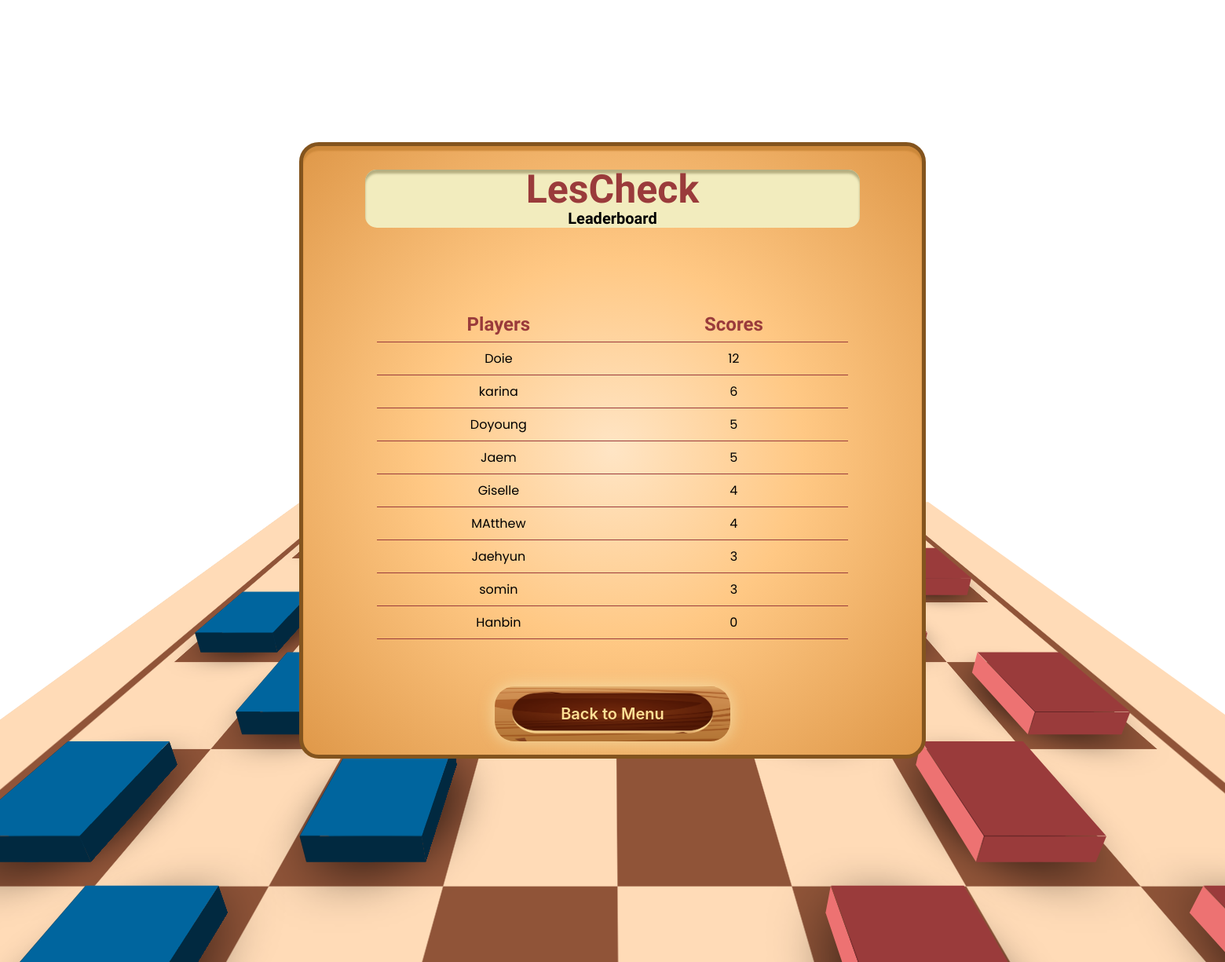
The page /leaderboard.php on the database its author committed.
### tables this page shows
CREATE TABLE `players` (
  `player_id` int(11) NOT NULL,
  `username` varchar(255) DEFAULT NULL,
  `score` int(11) DEFAULT NULL
);

### includes/database.php (called while the page is built)
<?php
class Database {
    public function connect() {
        try {
            $dbusername = "root";
            $dbpassword = "";
            $db = new PDO('mysql:host=localhost;dbname=scoreboard', $dbusername, $dbpassword);
            $db->setAttribute(PDO::ATTR_ERRMODE, PDO::ERRMODE_EXCEPTION);
            return $db;
        }
        catch (PDOException $e) {
            print "Error: " . $e->getMessage() . "<br>";
            die();
        }
    }
}

### leaderboard.php (the view, shortened to what this page needs)
<!DOCTYPE html>
<html lang="en">
<head>
    <link rel="stylesheet" href="./styles/leaderboard.css">
</head>
<body>
    <div class="main-container box">
        <div class="title-container">
            <h1 class="instr-title">LesCheck</h1>
            <h4 class="sub-title">Leaderboard</h4>
        </div>
        <table>
            <thead>
                <tr>
                    <th>Players</th>
                    <th>Scores</th>
                </tr>
            </thead>
            <tbody>
                <?php
                    include './includes/database.php';
                    $dbase = new Database();
                    $stmt = $dbase->connect()->prepare('SELECT * FROM players ORDER BY score DESC;');
                    $stmt->execute();
                    while($row = $stmt->fetch(PDO::FETCH_ASSOC)) { ?>
                        <tr>
                            <td><?php echo $row["username"]; ?></td>
                            <td><?php echo $row["score"]; ?></td>
                        </tr>
                    <?php }
                ?>
            </tbody>
        </table>
        <div class="button-container">
            <a href="./home.php"><button class="button">Back to Menu</button></a>
        </div>
    </div>
    <DIV class="spinning">
        <DIV class="object3d chess-defaults">
            <div class="reusable-rect main-stage">
                <div class="sides side1"></div>
                <div class="sides side2"></div>
                <div class="main-elements">
                    <DIV class="board">
                        <div class="piece PAWN" style="--v:5;--h:1;">
                            <div class="reusable-rect piece-base"> <div class="sides side1"></div> <div class="sides side2"></div> </div>
                        </div>
                        <div class="piece PAWN" style="--v:5;--h:3;">
                            <div class="reusable-rect piece-base"> <div class="sides side1"></div> <div class="sides side2"></div> </div>
                        </div>
                        <div class="piece PAWN" style="--v:5;--h:5;">
                            <div class="reusable-rect piece-base"> <div class="sides side1"></div> <div class="sides side2"></div> </div>
                        </div>
                        <div class="piece PAWN" style="--v:6;--h:0;">
                            <div class="reusable-rect piece-base"> <div class="sides side1"></div> <div class="sides side2"></div> </div>
                        </div>
                        <div class="piece PAWN" style="--v:6;--h:2;">
                            <div class="reusable-rect piece-base"> <div class="sides side1"></div> <div class="sides side2"></div> </div>
                        </div>
                        <div class="piece PAWN" style="--v:6;--h:4;">
                            <div class="reusable-rect piece-base"> <div class="sides side1"></div> <div class="sides side2"></div> </div>
                        </div>
                        <div class="piece PAWN" style="--v:7;--h:1;">
                            <div class="reusable-rect piece-base"> <div class="sides side1"></div> <div class="sides side2"></div> </div>
                        </div>
                        <div class="piece PAWN" style="--v:7;--h:3;">
                            <div class="reusable-rect piece-base"> <div class="sides side1"></div> <div class="sides side2"></div> </div>
                        </div>
                        <div class="piece PAWN" style="--v:7;--h:5;">
                            <div class="reusable-rect piece-base"> <div class="sides side1"></div> <div class="sides side2"></div> </div>
                        </div>
                        <div class="piece BLUE PAWN" style="--v:0;--h:0;">
                            <div class="reusable-rect piece-base"> <div class="sides side1"></div> <div class="sides side2"></div> </div>
                        </div>
                        <div class="piece BLUE PAWN" style="--v:0;--h:2;">
                            <div class="reusable-rect piece-base"> <div class="sides side1"></div> <div class="sides side2"></div> </div>
                        </div>
                        <div class="piece BLUE PAWN" style="--v:0;--h:4;">
                            <div class="reusable-rect piece-base"> <div class="sides side1"></div> <div class="sides side2"></div> </div>
                        </div>
                        <div class="piece BLUE PAWN" style="--v:1;--h:1;">
                            <div class="reusable-rect piece-base"> <div class="sides side1"></div> <div class="sides side2"></div> </div>
                        </div>
                        <div class="piece BLUE PAWN" style="--v:1;--h:3;">
                            <div class="reusable-rect piece-base"> <div class="sides side1"></div> <div class="sides side2"></div> </div>
                        </div>
                        <div class="piece BLUE PAWN" style="--v:1;--h:5;">
                            <div class="reusable-rect piece-base"> <div class="sides side1"></div> <div class="sides side2"></div> </div>
                        </div>
                        <div class="piece BLUE PAWN" style="--v:2;--h:0;">
                            <div class="reusable-rect piece-base"> <div class="sides side1"></div> <div class="sides side2"></div> </div>
                        </div>
                        <div class="piece BLUE PAWN" style="--v:2;--h:2;">
                            <div class="reusable-rect piece-base"> <div class="sides side1"></div> <div class="sides side2"></div> </div>
                        </div>
                        <div class="piece BLUE PAWN" style="--v:2;--h:4;">
                            <div class="reusable-rect piece-base"> <div class="sides side1"></div> <div class="sides side2"></div> </div>
                        </div>
                    </DIV>
                </div>
            </div>
        </DIV>
    </DIV>
    <div class="circles">
    </div>
</body>
</html>

### styles/leaderboard.css (style rules this page uses)
.button { background-color: transparent; background-image: url('../images/PNG/button-border.png'); background-size: cover; background-position: center; border: none; border-radius: 25px; height: 3.5em; width: 300px; color: var(--light-color); margin: 20px; }
table { font-family: 'Poppins', sans-serif; border-collapse: collapse; width: 80%; margin: 40px auto; }
th { font-family: 'Bowlby One SC', sans-serif; font-size: 1.5em; color: #9A3B3B; }
th, td { padding: 8px; text-align: center; border-bottom: 1px solid #9A3B3B; }

### styles/instruction.css (style rules this page uses)
body { font-family: 'Londrina Solid', sans-serif; font-weight: 400; background-image: url("https://r4.wallpaperflare.com/wallpaper/760/955/638/artwork-landscape-sky-mountains-wallpaper-78664db880d01c78404c214e28e2847a.jpg"); background-size: cover; background-position: center; background-repeat: no-repeat; width: 100vw; height: 100vh; margin: 0; padding: 0; display: flex; align-items: center; justify-content: center; overflow: hidden; position: relative; animation: transitionIn 1.5s; }
.box { width: 48%; height: 60%; border-radius: 25px; background: radial-gradient(circle, rgba(255,229,197,1) 0%, rgba(255,200,132,1) 44%, rgba(223,152,73,1) 100%); border: 5px solid #83541e; padding: 20px; overflow: auto; margin-bottom: 5%; box-shadow: inset 0 6px 2px #cd893b; }
.title-container { background-color:#F2ECBE; width: 80%; margin-right: auto; margin-left: auto; border-radius: 15px; }
.instr-title { font-family: 'Bowlby One SC', sans-serif; font-size: 50px; font-weight: 900; color: #9A3B3B; margin: 0; padding: 0; text-align: center; }
.sub-title { margin: 0; font-size: 20px; text-align: center; }
h1 { font-family: 'Bowlby One SC', sans-serif; font-size: 50px; font-weight: 900; margin: 0; text-align: center; line-height: 1; }
a { text-decoration: none; }
.button-container { display: flex; flex-direction: column; align-items: center; margin: 0; }
.button { font-family: 'Poppins', sans-serif; font-weight: 600; height: 55px; width: 200px; background: rgb(255,224,150); background: linear-gradient(0deg, rgba(255,224,150,1) 19%, rgba(255,240,200,1) 75%); border-radius: 15px; box-shadow: rgba(236, 186, 136, 0.2) 0 -25px 18px -14px inset,rgba(187, 149, 44, 0.15) 0 1px 2px,rgba(187, 132, 44, 0.15) 0 2px 4prgba(187, 154, 44, 0.15)5 0 4px 8px,rgba(44, 187, 99, .15) 0 8px 16px,rgba(44, 187, 99, .15) 0 16px 32px; color: rgb(128, 90, 0); cursor: pointer; display: inline-block; font-family: CerebriSans-Regular,-apple-system,system-ui,Roboto,sans-serif; padding: 7px 20px; text-align: center; text-decoration: none; transition: all 250ms; border: 0; font-size: 20px; user-select: none; -webkit-user-select: none; touch-action: manipulation; }

### rows shown on the page
players: username "Doie", score "12"
players: username "karina", score "6"
players: username "Doyoung", score "5"
players: username "Jaem", score "5"
players: username "Giselle", score "4"
players: username "MAtthew", score "4"
players: username "Jaehyun", score "3"
players: username "somin", score "3"
players: username "Hanbin", score "0"
